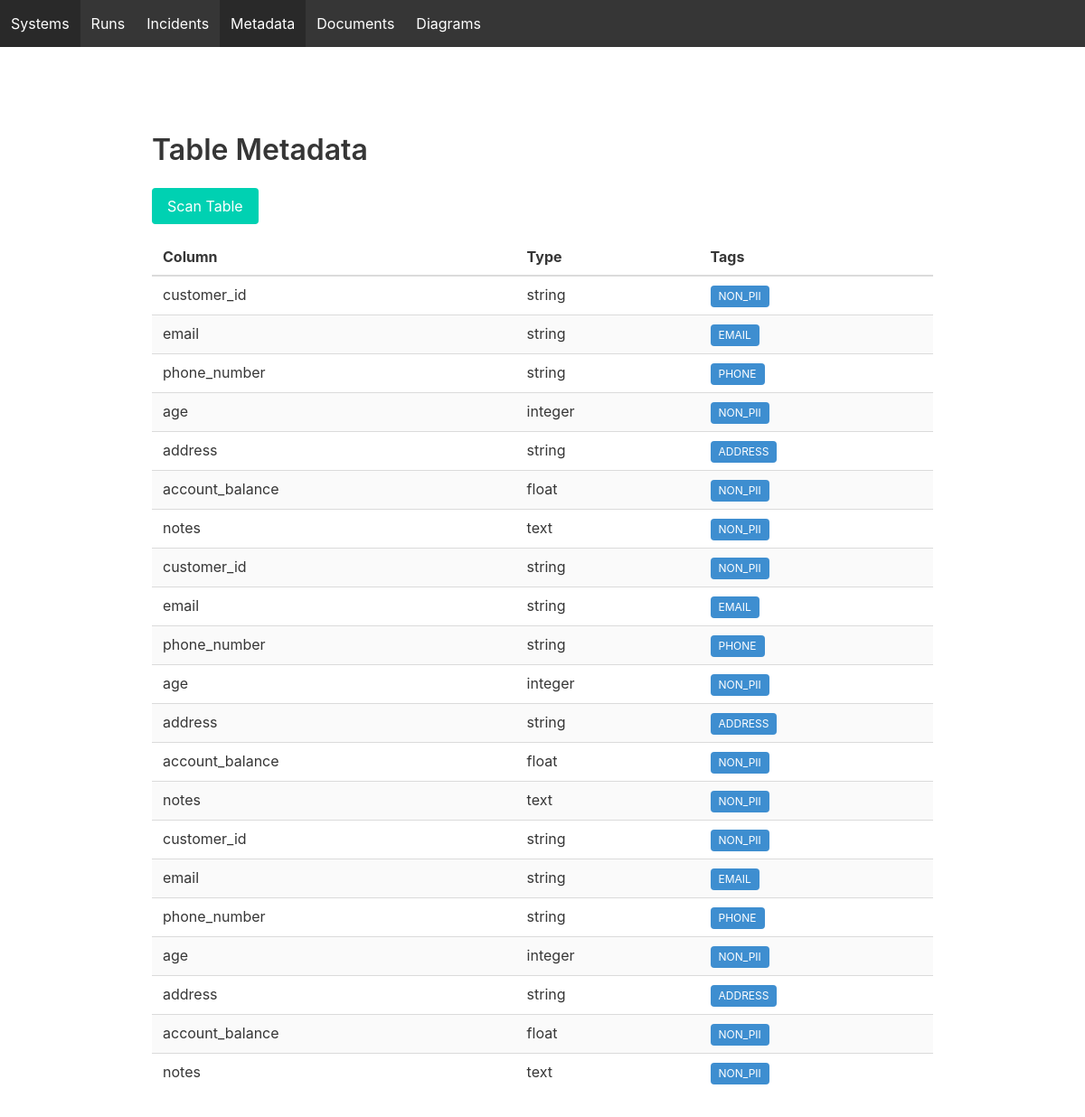
/dashboard/metadata, run on the app's committed database.
### models.py (models this page shows)
class TableMetadata(Base):
    __tablename__ = "table_metadata"
    id = Column(Integer, primary_key=True)
    table_name = Column(String(255), nullable=False)
    column_name = Column(String(255), nullable=False)
    column_type = Column(String(64), nullable=False)
    tags = Column(Text, nullable=False)
    created_at = Column(DateTime, default=datetime.utcnow)

### dashboard/dashboard_api.py (the view)
@dashboard.get("/metadata")
def metadata_page(request: Request, session: Session = Depends(get_session)):
    return templates.TemplateResponse(
        request,
        "table_metadata.html",
        {
            "metadata": session.query(TableMetadata).all(),
            "active_page": "metadata",
            "scanned": False,
        },
    )

### dashboard/templates/table_metadata.html (shortened to what this page needs)
{% extends "base.html" %}
{% block content %}
<section class="section">
  <div class="container">
    <h1 class="title">Table Metadata</h1>
    <div class="mb-4">
      <a href="/dashboard/metadata/scan" class="button is-primary">
        Scan Table
      </a>
    </div>
    <table class="table is-fullwidth is-striped">
      <thead>
        <tr>
          <th>Column</th>
          <th>Type</th>
          <th>Tags</th>
        </tr>
      </thead>
      <tbody>
        {% for m in metadata %}
        <tr>
          <td>{{ m.column_name }}</td>
          <td>{{ m.column_type }}</td>
          <td>
            {% for tag in m.tags.split(",") %}
              <span class="tag is-info">{{ tag }}</span>
            {% endfor %}
          </td>
        </tr>
        {% endfor %}
      </tbody>
    </table>
  </div>
</section>
{% endblock %}

### data on the page
TableMetadata: column_name "customer_id", column_type "string", tags "NON_PII"
TableMetadata: column_name "email", column_type "string", tags "EMAIL"
TableMetadata: column_name "phone_number", column_type "string", tags "PHONE"
TableMetadata: column_name "age", column_type "integer", tags "NON_PII"
TableMetadata: column_name "address", column_type "string", tags "ADDRESS"
TableMetadata: column_name "account_balance", column_type "float", tags "NON_PII"
TableMetadata: column_name "notes", column_type "text", tags "NON_PII"
TableMetadata: column_name "customer_id", column_type "string", tags "NON_PII"
TableMetadata: column_name "email", column_type "string", tags "EMAIL"
TableMetadata: column_name "phone_number", column_type "string", tags "PHONE"
TableMetadata: column_name "age", column_type "integer", tags "NON_PII"
TableMetadata: column_name "address", column_type "string", tags "ADDRESS"
TableMetadata: column_name "account_balance", column_type "float", tags "NON_PII"
TableMetadata: column_name "notes", column_type "text", tags "NON_PII"
TableMetadata: column_name "customer_id", column_type "string", tags "NON_PII"
TableMetadata: column_name "email", column_type "string", tags "EMAIL"
TableMetadata: column_name "phone_number", column_type "string", tags "PHONE"
TableMetadata: column_name "age", column_type "integer", tags "NON_PII"
TableMetadata: column_name "address", column_type "string", tags "ADDRESS"
TableMetadata: column_name "account_balance", column_type "float", tags "NON_PII"
TableMetadata: column_name "notes", column_type "text", tags "NON_PII"
